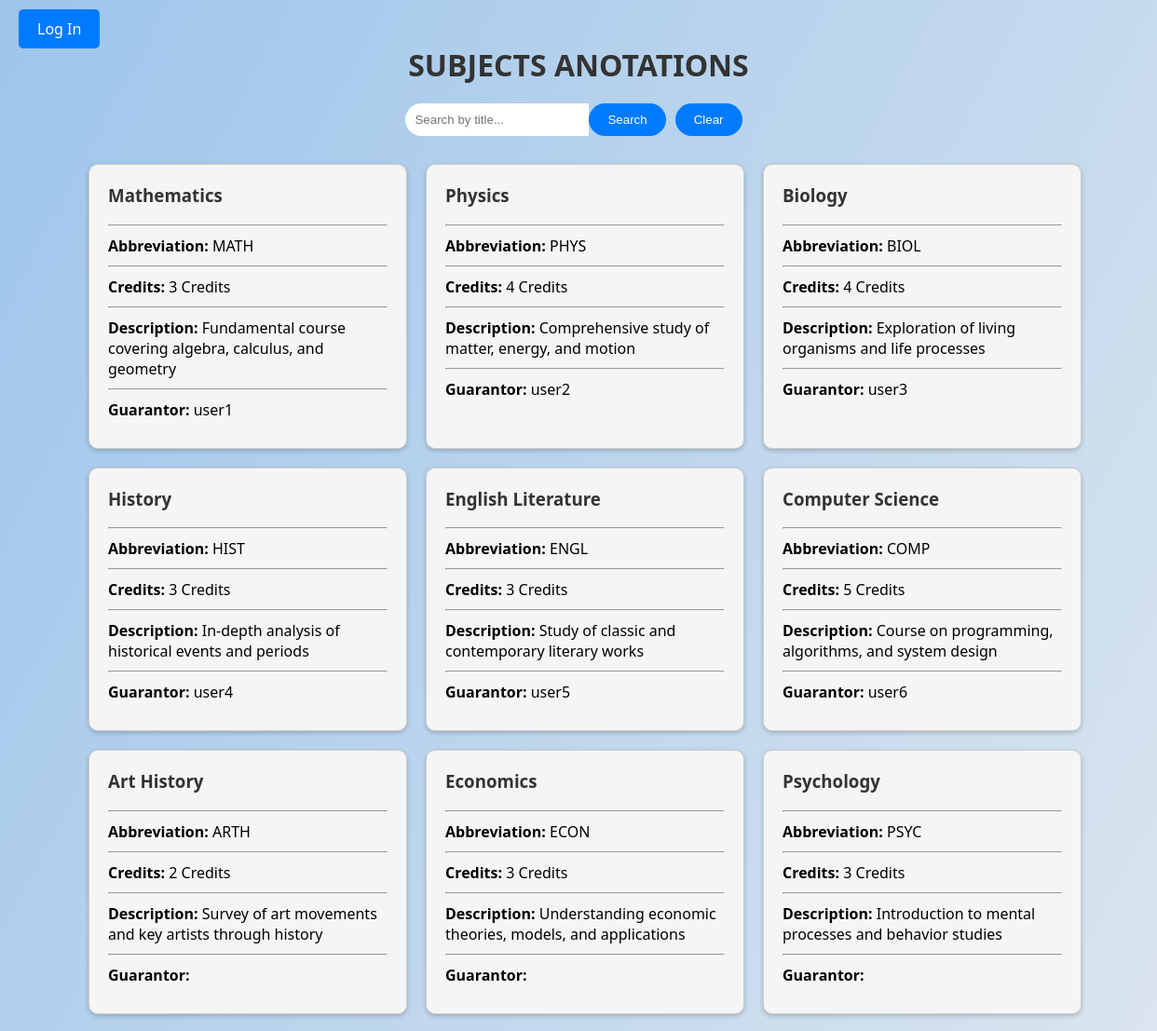
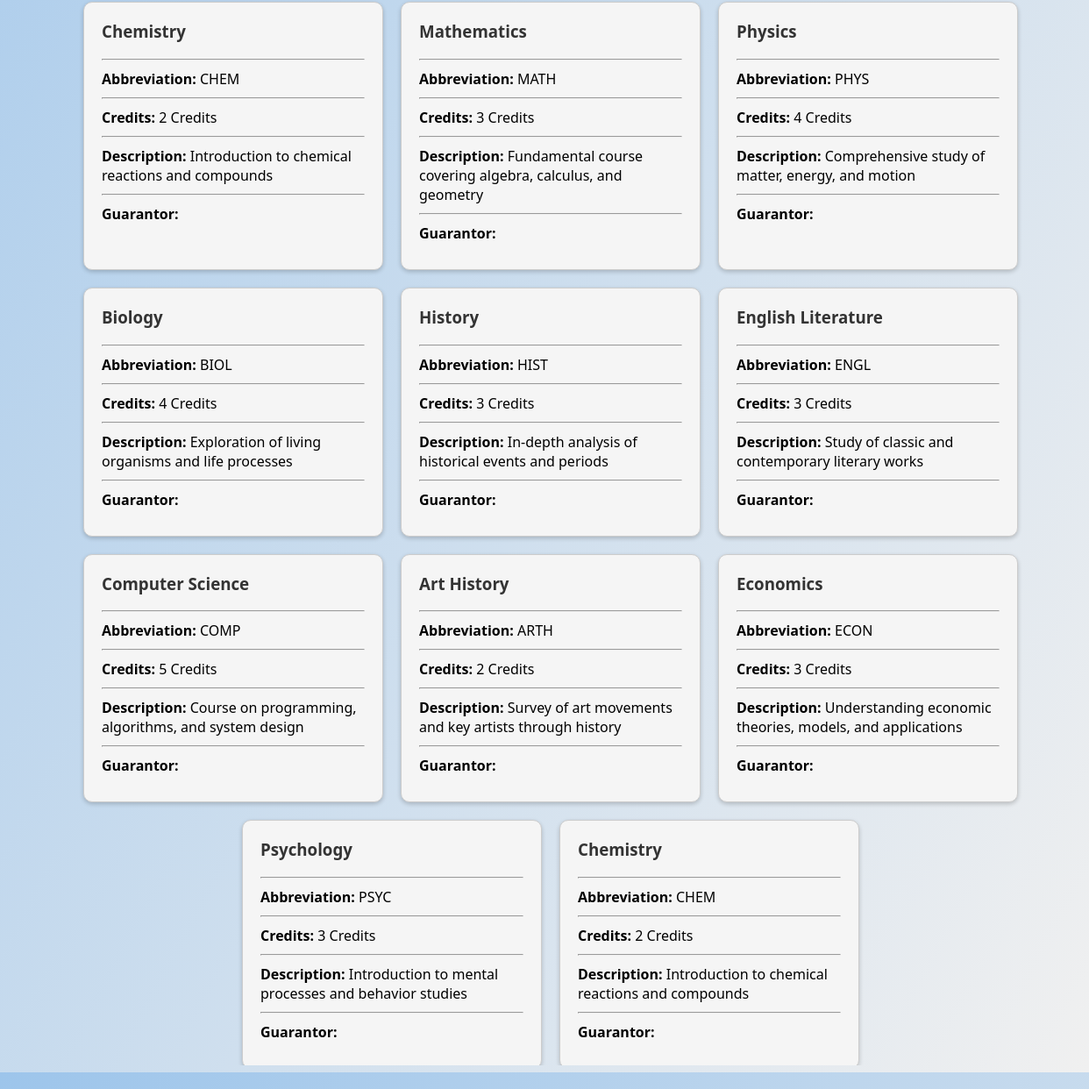
Before: /Pages/User/anotations_page.php with the older database file (2 pictures, top to bottom).
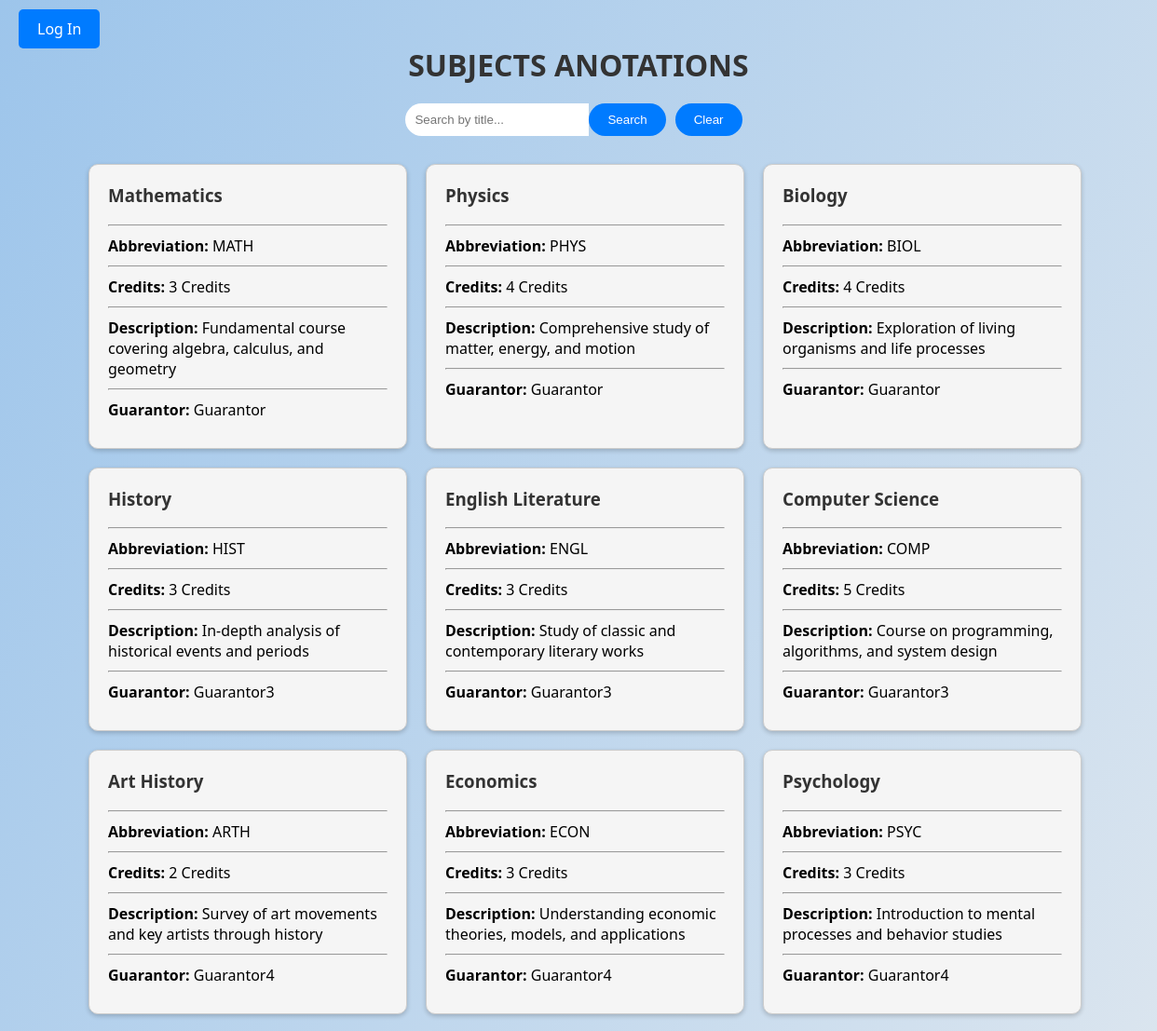
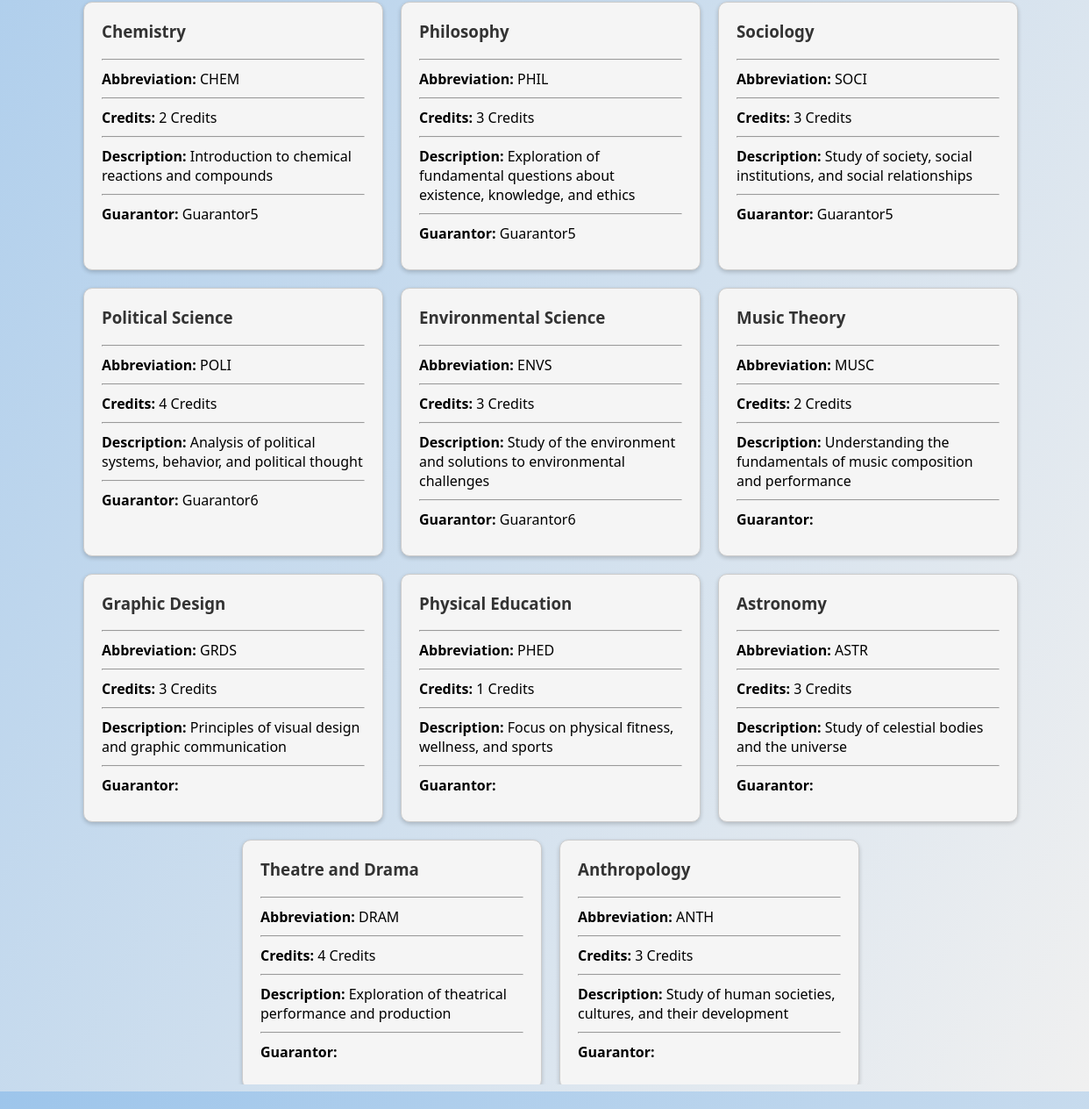
After: the same page with the newer database file (2 pictures, top to bottom).
### tables this page shows
CREATE TABLE SUBJECTS (
     
    subject_ID INT AUTO_INCREMENT NOT NULL PRIMARY KEY,
     
    guarantor_ID INT REFERENCES USERS(user_ID),
     
    title VARCHAR(50) NOT NULL,
    abbervation VARCHAR(4) NOT NULL UNIQUE,
    credits INT NOT NULL,
    subj_description VARCHAR(500)
);

CREATE TABLE USERS (
     
    user_ID INT AUTO_INCREMENT NOT NULL PRIMARY KEY,
     
    username VARCHAR(50) NOT NULL UNIQUE,
    hashed_password VARCHAR(255) NOT NULL,  
    email VARCHAR(50) NOT NULL ,
    user_role ENUM('Admin', 'Guarantor', 'Teacher', 'Scheduler', 'Student') NOT NULL
);

### Pages/User/anotations_page.php (the view, shortened to what this page needs)
<?php
require '../../Database/db_connect.php';
$searchQuery = isset($_GET['search']) ? $_GET['search'] : "";
$subjects = [];
if (!empty($searchQuery)) {
    $stmt = $pdo->prepare("SELECT SUBJECTS.*, USERS.username as guarantor_name FROM SUBJECTS LEFT JOIN USERS ON SUBJECTS.guarantor_ID = USERS.user_ID WHERE SUBJECTS.title LIKE :title");
    $stmt->execute(['title' => '%'.$searchQuery.'%']);
    $subjects = $stmt->fetchAll(PDO::FETCH_ASSOC);
} else {
    $stmt = $pdo->prepare("SELECT SUBJECTS.*, USERS.username as guarantor_name FROM SUBJECTS LEFT JOIN USERS ON SUBJECTS.guarantor_ID = USERS.user_ID");
    $stmt->execute();
    $subjects = $stmt->fetchAll(PDO::FETCH_ASSOC);
}
?>
<!DOCTYPE html>
<html lang="en">
<head>
    <link rel="stylesheet" href="../../Styles/anotations_style.css">
    <link rel="stylesheet" href="../../Styles/sidebar_style.css">
    <link rel="stylesheet" href="https://cdnjs.cloudflare.com/ajax/libs/font-awesome/6.0.0-beta3/css/all.min.css">
</head>
<body>
<?php if (!isset($_SESSION['loggedin']) || $_SESSION['loggedin'] !== true): ?>
    <div class="login-button-container">
        <a href="../../Pages/User/login_page.php" class="login-button">Log In</a>
    </div>
<?php endif; ?>
<div class="title">Subjects anotations</div>
<div class="search-form">
    <input type="text" id="searchBox" value="<?php echo htmlspecialchars($searchQuery); ?>" class="search-input" placeholder="Search by title...">
    <button onclick="searchUser()" class="search-btn">Search</button>
    <button onclick="clearAndSearch()" class="search-btn">Clear</button>
</div>
<div class="card-container">
    <?php foreach ($subjects as $subject): ?>
        <div class="card">
            <h3><?= htmlspecialchars($subject['title']) ?></h3>
            <hr>
            <p><strong>Abbreviation:</strong> <?= htmlspecialchars($subject['abbervation']) ?></p>
            <hr>
            <p><strong>Credits:</strong> <?= htmlspecialchars($subject['credits']) ?> Credits</p>
            <hr>
            <p><strong>Description:</strong> <?= htmlspecialchars($subject['subj_description']) ?></p>
            <hr>
            <p><strong>Guarantor:</strong> <?= htmlspecialchars($subject['guarantor_name']) ?></p>
        </div>
    <?php endforeach; ?>
</div>
</body>
</html>

### Styles/anotations_style.css (style rules this page uses)
.card-container { display: flex; flex-wrap: wrap; gap: 20px; justify-content: center; overflow-y: auto; max-height: 75vh; width: 100%; max-width: 1200px; margin: 0 auto; padding: 20px; }
.card { border: 1px solid #ccc; padding: 20px; box-shadow: 0 2px 5px rgba(0,0,0,0.2); width: 300px; background: whitesmoke; border-radius: 10px; }
.card h3 { margin-top: 0; color: #333; }
.card p { margin: 10px 0; }
.title { text-align: center; font-size: 2em; margin-top: 20px; margin-bottom: 20px; color: #333; font-weight: bold; text-transform: uppercase; }
.search-form { display: flex; justify-content: center; margin-bottom: 10px; }
.search-input[type="text"] { padding: 10px; border: none; border-radius: 20px 0 0 20px; outline: none; width: 70%; }
.search-btn { padding: 10px 20px; margin-right: 10px; border: none; background-color: #007BFF; color: white; border-radius: 20px; cursor: pointer; }
.login-button-container { position: absolute; top: 20px; left: 20px; }
.login-button { padding: 10px 20px; background-color: #007bff; color: white; text-decoration: none; border-radius: 5px; font-size: 1em; }

Changed rows visible on the page:
removed subjects: title "Physics", abbervation "PHYS", credits "4", subj_description "Comprehensive study of matter, energy, and motion"
removed subjects: title "English Literature", abbervation "ENGL", credits "3", subj_description "Study of classic and contemporary literary works"
removed subjects: title "Computer Science", abbervation "COMP", credits "5", subj_description "Course on programming, algorithms, and system design"
removed subjects: title "Art History", abbervation "ARTH", credits "2", subj_description "Survey of art movements and key artists through history"
removed subjects: title "Psychology", abbervation "PSYC", credits "3", subj_description "Introduction to mental processes and behavior studies"
removed subjects: title "Chemistry", abbervation "CHEM", credits "2", subj_description "Introduction to chemical reactions and compounds"
changed subjects "Mathematics": guarantor_ID.username "user1" → "Guarantor"
changed through a linked row, subjects "Physics": guarantor_ID.username "user2" → "Guarantor"
changed subjects "Biology": guarantor_ID.username "user3" → "Guarantor"
changed subjects "History": guarantor_ID.username "user4" → "Guarantor3"
changed subjects "English Literature": guarantor_ID.username "user5" → "Guarantor3"
changed subjects "Computer Science": guarantor_ID.username "user6" → "Guarantor3"
changed subjects "Art History": guarantor_ID.username (not shown) → "Guarantor4"
changed subjects "Economics": guarantor_ID.username (not shown) → "Guarantor4"
changed subjects "Psychology": guarantor_ID.username (not shown) → "Guarantor4"
changed subjects "Chemistry": guarantor_ID.username (not shown) → "Guarantor5"
changed subjects: title "Mathematics" → "Philosophy"; abbervation "MATH" → "PHIL"; subj_description "Fundamental course covering algebra, calculus, and geometry" → "Exploration of fundamental questions about existence, knowledge, and ethics"; guarantor_ID.username (not shown) → "Guarantor5"
added subjects: title "Sociology", abbervation "SOCI", credits "3", subj_description "Study of society, social institutions, and social relationships", guarantor_ID.username "Guarantor5"
changed subjects: title "Biology" → "Political Science"; abbervation "BIOL" → "POLI"; subj_description "Exploration of living organisms and life processes" → "Analysis of political systems, behavior, and political thought"; guarantor_ID.username (not shown) → "Guarantor6"
changed subjects: title "History" → "Environmental Science"; abbervation "HIST" → "ENVS"; subj_description "In-depth analysis of historical events and periods" → "Study of the environment and solutions to environmental challenges"; guarantor_ID.username (not shown) → "Guarantor6"
added subjects: title "Music Theory", abbervation "MUSC", credits "2", subj_description "Understanding the fundamentals of music composition and performance"
added subjects: title "Graphic Design", abbervation "GRDS", credits "3", subj_description "Principles of visual design and graphic communication"
added subjects: title "Physical Education", abbervation "PHED", credits "1", subj_description "Focus on physical fitness, wellness, and sports"
changed subjects: title "Economics" → "Astronomy"; abbervation "ECON" → "ASTR"; subj_description "Understanding economic theories, models, and applications" → "Study of celestial bodies and the universe"
added subjects: title "Theatre and Drama", abbervation "DRAM", credits "4", subj_description "Exploration of theatrical performance and production"
added subjects: title "Anthropology", abbervation "ANTH", credits "3", subj_description "Study of human societies, cultures, and their development"
